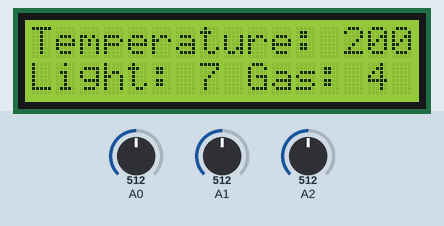
Recording of a sketch running on a simulated Arduino Uno, built with avr-gcc and run on an emulated ATmega328P. Shown: 16×2 character LCD. The inputs (shaded band) are chosen by the test bench; at power-on: A1 = 512, A0 = 512, A2 = 512. What the sketch prints to the serial monitor is not drawn.

Above: at 1.2 s.
1.3 s: A1 set to 133
At 2.5 s:
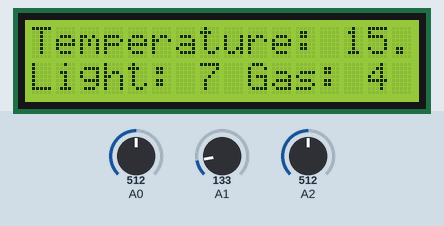
2.8 s: A1 set to 117
At 3.7 s:
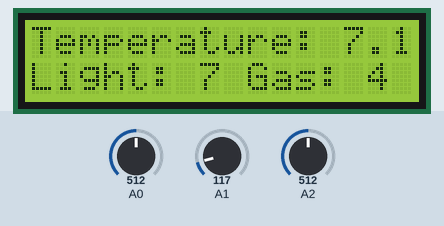
4.3 s: A0 set to 716
At 4.9 s:
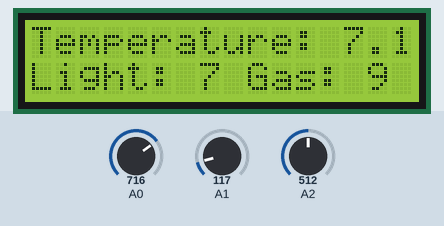
5.8 s: A2 set to 716
At 7.0 s:
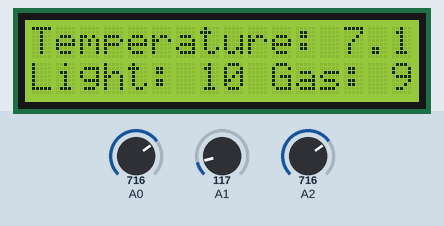
7.3 s: A0 set to 900
At 8.3 s:
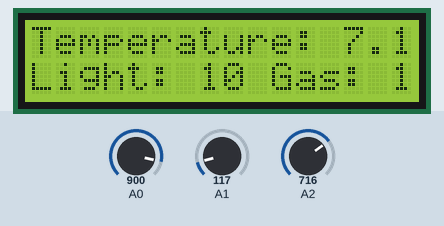
8.8 s: A2 set to 900
At 9.6 s:
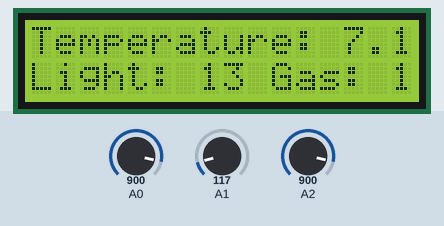
Timing chart, 0 to 11.3 s (numbered marks = the images above; inputs shaded):
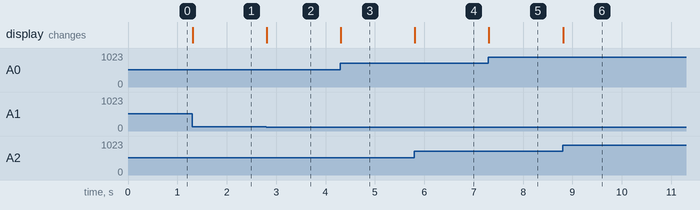

The sketch:

devre2.ino
```cpp
#include <LiquidCrystal.h>
int light = 0;
float temp = 0.;
int gas = 0;

// R5, E, DB4, DB5, DB6, DB7 lcd
LiquidCrystal lcd(13, 12, 8, 9, 10, 11);

void setup()
{
  	pinMode(A0, INPUT);
  	pinMode(A1, INPUT);
	pinMode(A2, INPUT);
  	lcd.begin(16, 2);
  	Serial.begin(9600);
}

void loop() {
  	float a = analogRead(A1);
	float temp = (((a*5)/1023)-0.5)*100;

  	light = analogRead(A2);
  	light = map(light, 6, 680, 0, 10);

    int gas = analogRead(A0);
  	gas = map(gas, 300, 750, 0, 10);
  	Serial.println(gas);

  	lcd.setCursor(0, 0);
  	lcd.print("Temperature: ");
  	lcd.print(temp);
  	lcd.print(" C ");

  	lcd.setCursor(0, 1);

  	lcd.print("Light: ");
  	lcd.print(light);

  	lcd.print(" Gas: ");
  	lcd.print(gas);
}
```

Measured:
- after the input at 1.3 s, the display: changes at once (image 1)
- after the input at 2.8 s, the display: changes at once (image 2)
- after the input at 4.3 s, the display: changes at once (image 3)
- after the input at 5.8 s, the display: changes at once (image 4)
- after the input at 7.3 s, the display: changes at once (image 5)
- after the input at 8.8 s, the display: changes at once (image 6)
